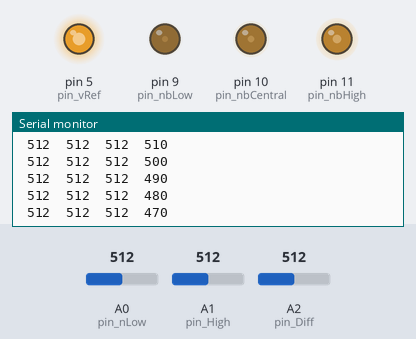
Simulated run of this sketch. Board: Arduino Uno, built with avr-gcc and run on an emulated ATmega328P. On the bench: output pins drawn as LEDs (lit = HIGH), the last lines printed to the serial monitor. Inputs (shaded band) come from the test bench; at power-on: A0 (pin_nLow) = 512, A1 (pin_High) = 512, A2 (pin_Diff) = 512.

Above: at 2.2 s.
2.3 s: A0 (pin_nLow) set to 500
At 3.3 s:
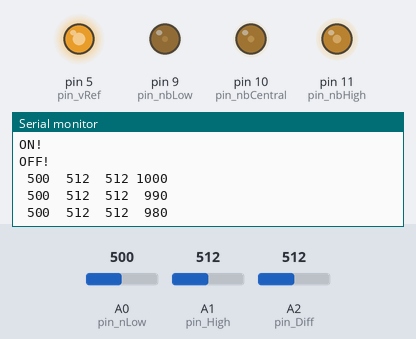
4.5 s: A1 (pin_High) set to 505
At 5.6 s:
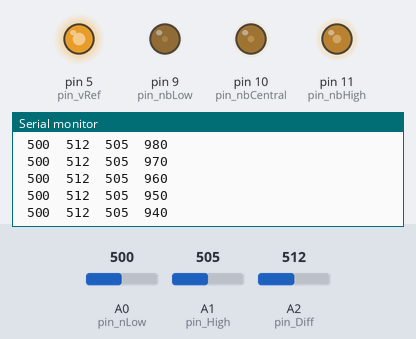
7.5 s: A2 (pin_Diff) set to 106
At 8.6 s:
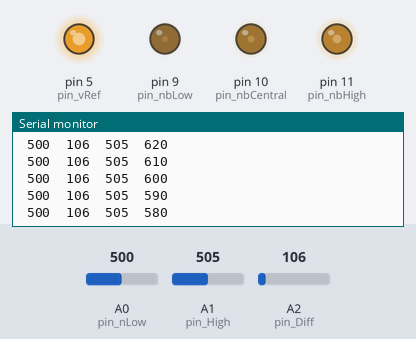
10.5 s: A2 (pin_Diff) set to 90
At 11.6 s:
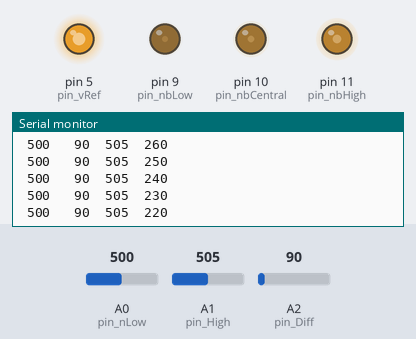
Timing chart, 0 to 13.5 s (numbered marks = the images above; inputs shaded):
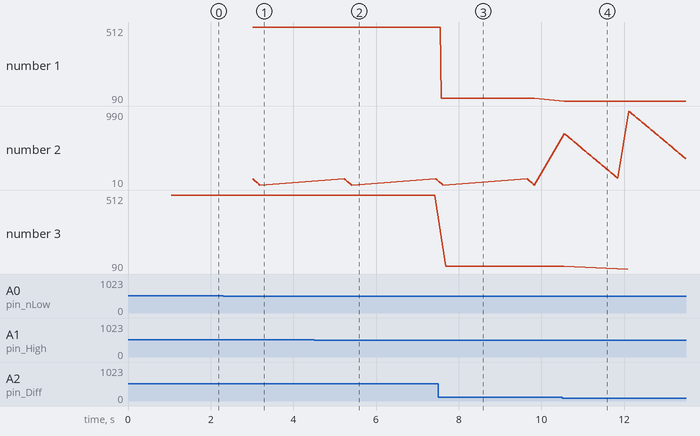

The sketch:

sf1OneProbe.ino
```cpp
/* Analog in pins A0-A1 are connected thus:
 *  A0: nLow_0
 *  A1: High_0
 *  A2: Diff
 *
 *  The PWM pins are dedicated to:
 *
 *  3: vRef = assuming ground - 4V away from the target of 4V.
 *
 *  9: nbLow       Guess     0.5 V  Targets:    100p
 *  10: nbCentral             1 V                1n
 *  11: nbHigh                2 V                10n
 *  (might need to go up to compensate for arduino sampling conductance
 */

int pin_vRef = 5;
int pin_nbLow = 9;
int pin_nbCentral = 10;
int pin_nbHigh = 11;

int pin_nLow = A0;
int pin_High = A1;
int pin_Diff = A2;

int val_nLow = 0;
int val_High = 0;
int val_Diff = 0;

int pin_reset = 0;

int refractCountDown = 0;
int periodMs = 10;
int refractMs = 1000;

char strOut[65];

// the setup function runs once when you press reset or power the board
void setup() {
  Serial.begin(9600);
  while (!Serial);
  Serial.println("Starting ...");
  analogWrite(pin_vRef, 4 * 51); // 255 max value / 5V = 51
  analogWrite(pin_nbLow, 0.5 * 51);
  analogWrite(pin_nbCentral, 1 * 51);
  analogWrite(pin_nbHigh, 2 * 51);
  digitalWrite(pin_reset, LOW);
  delay(1000);
  digitalWrite(pin_reset, HIGH);
}

// the loop function runs over and over again forever
void loop() {
  val_nLow = analogRead(pin_nLow);
  val_High = analogRead(pin_High);
  val_Diff = analogRead(pin_Diff);
  sprintf(strOut, "%4d %4d %4d %4d", val_nLow, val_Diff, val_High, refractCountDown);
  Serial.println(strOut);

  if (refractCountDown <= 0) {
    digitalWrite(pin_reset, HIGH);
    if (val_High >= 512) {
      Serial.println("ON!");
      digitalWrite(pin_reset, LOW);
      refractCountDown = refractMs;
    }
    if (val_nLow < 512) {
      Serial.println("OFF!");
      digitalWrite(pin_reset, LOW);
      refractCountDown = refractMs;
    }
  }else {
    refractCountDown -= periodMs;
  };

  delay(periodMs);
}
```

Measured:
- the behaviour switches between 100 and 99 on A2 (pin_Diff) (found by bisection; images 3 and 4)
